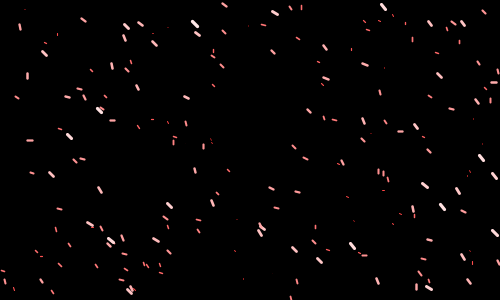
Frame 1 (no input)
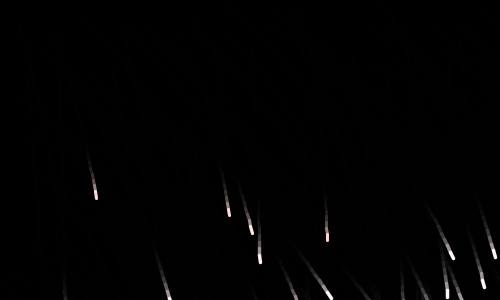
Frame 60 (the mouse pressed at the canvas centre just before this capture)
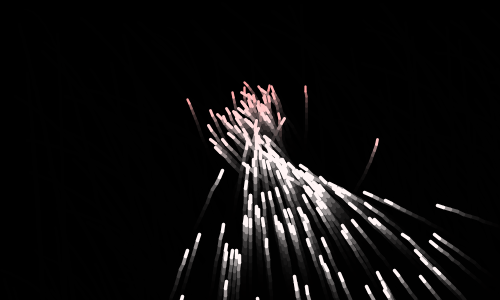
Frame 120 (the mouse held since frame 60 and released just before this capture)

The Processing sketch that drew these frames (run headless with seeded random() and noise(); from frame 60 on, the mouse is pressed at the canvas centre):

// Processing sketch: processing_26187
// ── processing_26187.pde

//initialize global stuff herev
int maxrandvel = 5; // maximum random velocity
int fadetime = 100; //lower = slower must be between 0-255
PVector gravity; // initializes gravity vector


particle[] particles = new particle [200]; // declares array
//initialize global stuff here^

void setup(){
  smooth();
  gravity = new PVector (0,0.1); // gravity given a value
  size(500,300);
  background(0);
  for(int i = 0;i < particles.length; i++){  // fills array
    particles[i] = new particle();
  }
}

void draw(){
 fill(0,fadetime);  // fancy fade rendering (transparent background)
 noStroke();
 rect(-20,-20,width+20,height+20); // draw transparent background
 for (int i = 0; i < particles.length; i++){  // fufill the life of a particle
  particles[i].simulate();
  particles[i].display();
 }
}

class particle{ // class of a particle object
  PVector loc; // location initializing
  PVector vel; // velocity initializing
  PVector oloc;
  float maxvel = 7;
  float speed;
  
  particle (){  // gives loc and vel original values  (add arguments for simulation interaction here)
  loc = new PVector (random(width),random(height)); // random within box
  vel = new PVector (random(maxrandvel),random(maxrandvel)); //random between 0-maxrandvel
  }
  
  void simulate(){  // duhh... simulate
  vel.add(gravity);  // add gravity
  
  if (mousePressed){  // check if mouse if being pressed
    vel.x -= (loc.x-mouseX)/width; // add x distance to mouse divided by the size of the frame to the x component of velocity
    vel.y -= (loc.y-mouseY)/height;  // add y distance to mouse divided by the size of the frame to the y component of velocity
  }
  
  vel.limit(maxvel);
  loc.add(vel); //add velocity to location
  speed = vel.mag(); // speed is the magnitude of the vector
}

  void display(){ // hurr dur durrr... display a particle
  strokeWeight(speed/2);
  stroke(255,speed*35,speed*35); // line color based on speed times 35 (35 is an abitray number that I found produces optimal colorization results)
  line(loc.x,loc.y,loc.x-vel.x,loc.y-vel.y); // line consiting of (xlocation, ylocation to xlocation-xvelocity, ylocation-yvelocity)
  }
  
}
